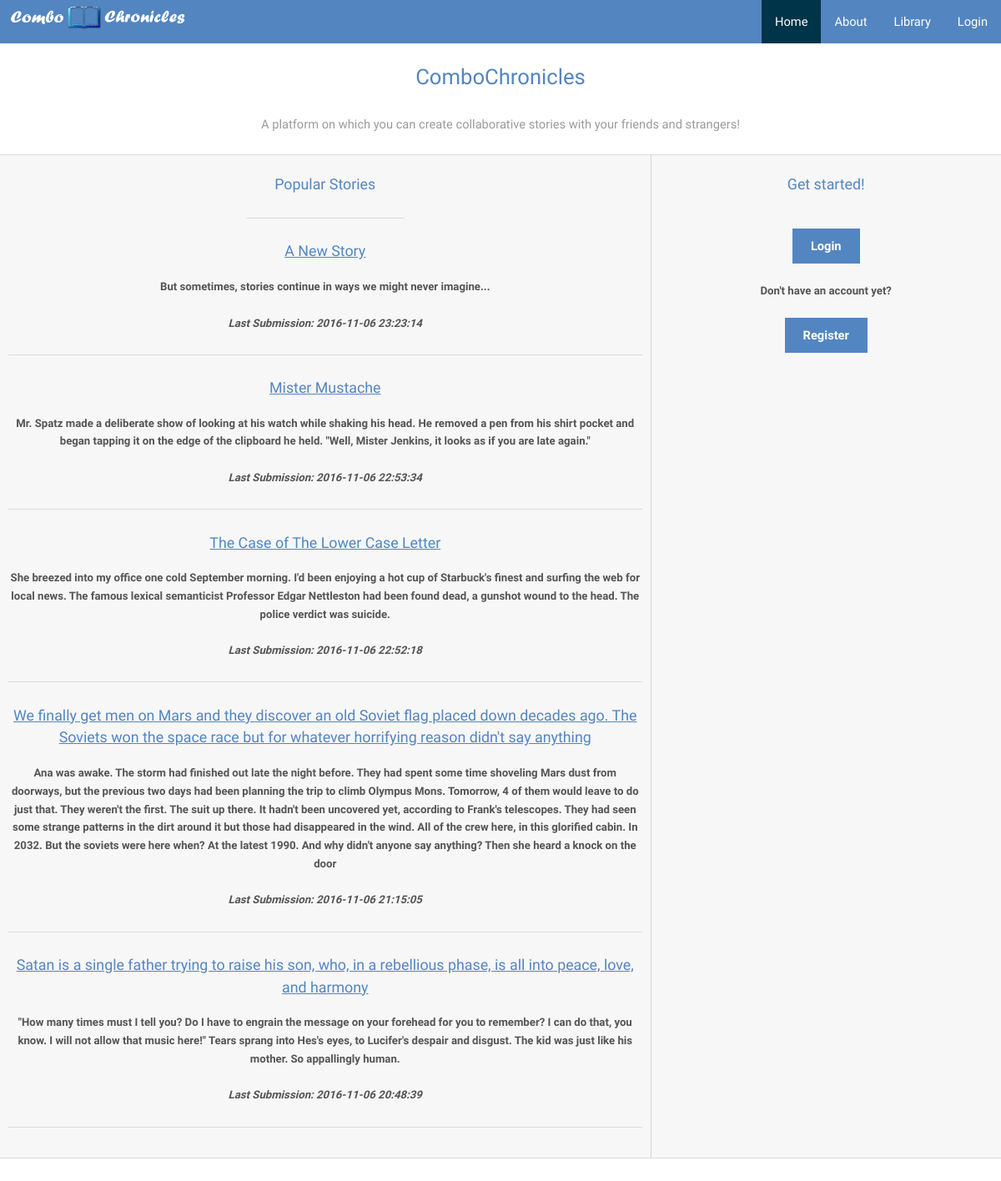
The page / on the database its author committed.
### tables this page shows
CREATE TABLE stories (storyid INTEGER PRIMARY KEY, title TEXT NOT NULL);

CREATE TABLE entries (storyid INTEGER, content TEXT NOT NULL, entryID INTEGER PRIMARY KEY autoincrement, contributor TEXT NOT NULL, timestamp TEXT NOT NULL);

### app.py (the view)
@app.route("/", methods = ['POST','GET'])
def new():
	return render_template('home.html', title = "ComboChronicles", titles_stories = zip(functions.menuStories(10)[0], functions.menuStories(10)[1], functions.menuStories(10)[2], functions.menuStories(10)[3]))

### functions.py (called while the page is built)
def returnNumEntries(storyid):
	db = sql.connect(STORIES)
	c = db.cursor()
	count = 0
	data = c.execute("SELECT * FROM entries WHERE entries.storyid = ?" , (storyid,))
	for row in data:
		count+=1
	return count

def returnLatest(numStories):
	db = sql.connect(STORIES)
	c = db.cursor()
	data = c.execute("SELECT DISTINCT storyid FROM entries ORDER BY entries.entryID DESC LIMIT ?" , (numStories,))
	stories = []
	for item in data:
		stories.append(item[0])
	return stories

def menuStories(numStories):
	db = sql.connect(STORIES)
	c = db.cursor()
	latestStories = returnLatest(numStories)
	latestEntries = []
	latestTitles = []
	latestTimes = []
	for story in latestStories:
		if returnNumEntries(story) < 10:
			data = c.execute("SELECT * FROM entries WHERE entries.storyid == ? ORDER BY entryID DESC" , (story,))
			entry = data.fetchone()
			if entry:
				latestEntries.append(entry[1]) #Entry[1] = content
				latestTimes.append(entry[4])
			data = c.execute("SELECT * FROM stories WHERE stories.storyid == ?" , (story,))
			entry = data.fetchone()
			if entry:
				latestTitles.append(entry[1]) #Entry[1] = title
	return (latestTitles, latestStories, latestEntries,latestTimes,)

### templates/home.html (shortened to what this page needs)
{% extends "index.html" %}
{% block homeact %}class="active"{% endblock %}
{% block content %}
	<center><h2>ComboChronicles</h2></center>
	{% if 'username' not in session %}
		<center>
		A platform on which you can create collaborative stories with your friends and strangers!
		</center>
		<table style="width:100%">
		<tr>
			<th style="width:65%">
			<center>
			<div class="">
			<br>
			<h3>Popular Stories</h3>
			<hr style="width:25%">
			{% for title,id,content,time in titles_stories %}
			<a href = "{{url_for ('login')}}"><h3>{{title}}</h3></a>
			{{content}}
			<br>
			<br>
			<i>Last Submission: {{time}}</i>
			<hr>
			{% endfor %}
			</div>
			</center>
			</th>
			<th style="width:35%; border-left: thin solid lightgray;>
				<div class="">
				<center>
				<br>
				<h3>Get started!</h3>
				<br>
				<form action="/login/" method="POST">
				  <input class = "button special" type = "submit" name = "log" value = "Login">
				  <br>
				  <br>
				  Don't have an account yet?
				  <br>
				  <br>
				  <input class = "button special" type = "submit" name = "reg" value = "Register">
				  <br>
				</form>
				</center>
			</th>
		</tr>
		<br>
	{% endif %}
{% endblock %}

### static/stylesheets/index.css (style rules this page uses)
body { margin:0; }
html, body, div, span, applet, object, iframe, h1, h2, h3, h4, h5, h6, p, blockquote, pre, a, abbr, acronym, address, big, cite, code, del, dfn, em, img, ins, kbd, q, s, samp, small, strike, strong, sub, sup, tt, var, b, u, i, center, dl, dt, dd, ol, ul, li, fieldset, form, label, legend, table, caption, tbody, tfoot, thead, tr, th, td, article, aside, canvas, details, embed, figure, figcaption, footer, header, hgroup, menu, nav, output, ruby, section, summary, time, mark, audio, video { margin: 0; padding: 0; border: 0; font-size: 100%; font: inherit; vertical-align: baseline; }
body { line-height: 1; }
table { border-collapse: collapse; border-spacing: 0; }
body { -webkit-text-size-adjust: none; }
*, *:before, *:after { -moz-box-sizing: border-box; -webkit-box-sizing: border-box; box-sizing: border-box; }
body { -ms-overflow-style: scrollbar; }
body { background: #fff; }
body, input, select, textarea { color: #9a9a9a; font-family: "Raleway", Arial, Helvetica, sans-serif; font-size: 13pt; font-weight: 300; line-height: 1.65; }
@media screen and (max-width: 1680px) { body, input, select, textarea { font-size: 11pt; } }
@media screen and (max-width: 1280px) { body, input, select, textarea { font-size: 11pt; } }
a { color: #5385c1; text-decoration: underline; }
em, i { font-style: italic; }
h1, h2, h3, h4, h5, h6 { color: #5385c1; font-weight: 300; line-height: 1.5; margin: 0 0 1em 0; }
h2 { font-size: 1.75em; font-weight: 100; }
h3 { font-size: 1.35em; }
hr { border: 0; border-bottom: solid 1px #dbdbdb; margin: 2em 0; }
form { margin: 0 0 2em 0; }
table { margin: 0 0 2em 0; width: 100%; }
table tbody tr { border: solid 1px #dbdbdb; border-left: 0; border-right: 0; }
table tbody tr:nth-child(2n + 1) { background-color: rgba(144, 144, 144, 0.075); }
table th { color: #555; font-size: 0.9em; font-weight: 600; padding: 0 0.75em 0.75em 0.75em; text-align: left; }
input[type="submit"], input[type="reset"], input[type="button"], button, .button { -moz-appearance: none; -webkit-appearance: none; -ms-appearance: none; appearance: none; -moz-transition: background-color 0.2s ease-in-out, color 0.2s ease-in-out; -webkit-transition: background-color 0.2s ease-in-out, color 0.2s ease-in-out; -ms-transition: background-color 0.2s ease-in-out, color 0.2s ease-in-out; transition: background-color 0.2s ease-in-out, color 0.2s ease-in-out; background-color: #003449; border-radius: 0; border: 0; color: #ffffff !important; cursor: pointer; display: inline-block; font-weight: 600; height: 2.85em; line-height: 2.95em; padding: 0 1.5em; text-align: center; text-decoration: none; white-space: nowrap; }
input[type="submit"].special, input[type="reset"].special, input[type="button"].special, button.special, .button.special { background-color: #5385c1; color: #ffffff !important; }

### rows shown on the page
stories: titles_stories "A New Story"
entries: titles_stories "But sometimes, stories continue in ways we might never imagine...", titles_stories "2016-11-06 23:23:14"
stories: titles_stories "Mister Mustache"
entries: titles_stories "Mr. Spatz made a deliberate show of looking at his watch while shaking his head. He removed a pen from his shirt pocket and began tapping it on the edge of the clipboard he held. \"Well, Mister Jenkins, it looks as if you are late again.\"", titles_stories "2016-11-06 22:53:34"
stories: titles_stories "The Case of The Lower Case Letter"
entries: titles_stories "She breezed into my office one cold September morning. I'd been enjoying a hot cup of Starbuck's finest and surfing the web for local news. The famous lexical semanticist Professor Edgar Nettleston had been found dead, a gunshot wound to the head. The police verdict was suicide.", titles_stories "2016-11-06 22:52:18"
stories: titles_stories "We finally get men on Mars and they discover an old Soviet flag placed down decades ago. The Soviets won the space race but for whatever horrifying reason didn't say anything"
entries: titles_stories "Ana was awake. The storm had finished out late the night before. They had spent some time shoveling Mars dust from doorways, but the previous two days had been planning the trip to climb Olympus Mons. Tomorrow, 4 of them would leave to do just that. They weren't the first. The suit up there. It hadn't been uncovered yet, according to Frank's telescopes. They had seen some strange patterns in the dirt around it but those had disappeared in the wind. All of the crew here, in this glorified cabin. In 2032. But the soviets were here when? At the latest 1990. And why didn't anyone say anything? Then she heard a knock on the door", titles_stories "2016-11-06 21:15:05"
stories: titles_stories "Satan is a single father trying to raise his son, who, in a rebellious phase, is all into peace, love, and harmony"
entries: titles_stories "\"How many times must I tell you? Do I have to engrain the message on your forehead for you to remember? I can do that, you know. I will not allow that music here!\" Tears sprang into Hes's eyes, to Lucifer's despair and disgust. The kid was just like his mother. So appallingly human.", titles_stories "2016-11-06 20:48:39"
